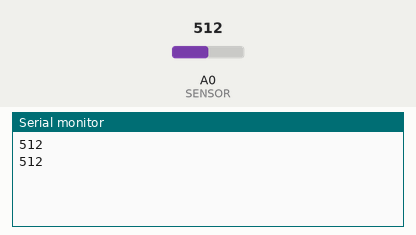
Recording of a sketch running on a simulated Arduino Uno, built with avr-gcc and run on an emulated ATmega328P. On the bench: the last lines printed to the serial monitor. Inputs (shaded band) come from the test bench; at power-on: A0 (SENSOR) = 512.

Above: at 1.8 s.
1.9 s: A0 (SENSOR) set to 716
At 2.3 s:
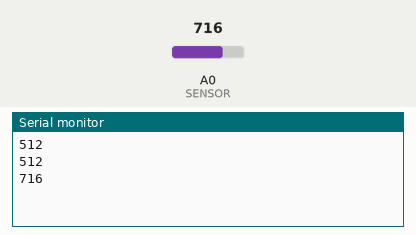
3.4 s: A0 (SENSOR) set to 900
At 4.8 s:
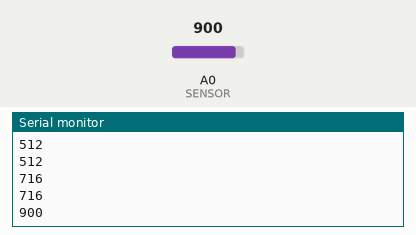
Timing chart, 0 to 6.4 s (numbered marks = the images above; inputs shaded):
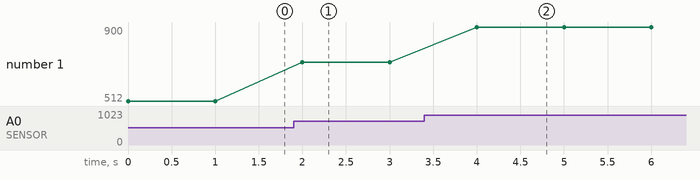

Measured:
- after the input at 1.9 s, the serial monitor: prints a new line after 0.10 s (image 1)
- after the input at 3.4 s, the serial monitor: prints a new line after 0.60 s (image 2)
- plotted number 1: 512 → 716 after the input at 1.9 s, 716 → 900 after the input at 3.4 s

The sketch:

sketch.ino
```cpp
// send signals from PIN-0(analog) to computer
// note : to monitor the signal on arduino IDE, press [Serial Monitor] button

const int SENSOR = 0;    // the pin that connect with a sensor as a resistance
int val = 0;             // the variable of value from a sensor

void setup() {
  Serial.begin(9600);    // open the serial-port
                         // send data to computer 9600 bit per second
}


void loop() {
  val = analogRead(SENSOR);  // gain value from a sensor

  Serial.println(val,DEC);  // write byte in arduino's sending buffer
  delay(1000);              // delay processing
}
```
